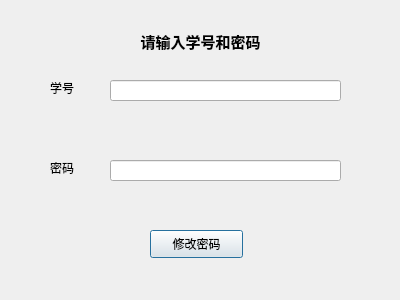
<?xml version="1.0" encoding="UTF-8"?>
<ui version="4.0">
 <class>code_modify_stu</class>
 <widget class="QDialog" name="code_modify_stu">
  <property name="geometry">
   <rect>
    <x>0</x>
    <y>0</y>
    <width>400</width>
    <height>300</height>
   </rect>
  </property>
  <property name="windowTitle">
   <string>Dialog</string>
  </property>
  <widget class="QLabel" name="label">
   <property name="geometry">
    <rect>
     <x>50</x>
     <y>80</y>
     <width>41</width>
     <height>16</height>
    </rect>
   </property>
   <property name="text">
    <string>学号</string>
   </property>
  </widget>
  <widget class="QLabel" name="label_2">
   <property name="geometry">
    <rect>
     <x>50</x>
     <y>160</y>
     <width>41</width>
     <height>16</height>
    </rect>
   </property>
   <property name="text">
    <string>密码</string>
   </property>
  </widget>
  <widget class="QLineEdit" name="stu_ID">
   <property name="geometry">
    <rect>
     <x>110</x>
     <y>80</y>
     <width>231</width>
     <height>21</height>
    </rect>
   </property>
  </widget>
  <widget class="QLineEdit" name="stu_code">
   <property name="geometry">
    <rect>
     <x>110</x>
     <y>160</y>
     <width>231</width>
     <height>21</height>
    </rect>
   </property>
  </widget>
  <widget class="QLabel" name="label_3">
   <property name="geometry">
    <rect>
     <x>10</x>
     <y>30</y>
     <width>381</width>
     <height>20</height>
    </rect>
   </property>
   <property name="text">
    <string>&lt;html&gt;&lt;head/&gt;&lt;body&gt;&lt;p align=&quot;center&quot;&gt;&lt;span style=&quot; font-size:11pt; font-weight:600;&quot;&gt;请输入学号和密码&lt;/span&gt;&lt;/p&gt;&lt;/body&gt;&lt;/html&gt;</string>
   </property>
  </widget>
  <widget class="QPushButton" name="pushButton">
   <property name="geometry">
    <rect>
     <x>150</x>
     <y>230</y>
     <width>93</width>
     <height>28</height>
    </rect>
   </property>
   <property name="text">
    <string>修改密码</string>
   </property>
  </widget>
 </widget>
 <resources/>
 <connections/>
</ui>
